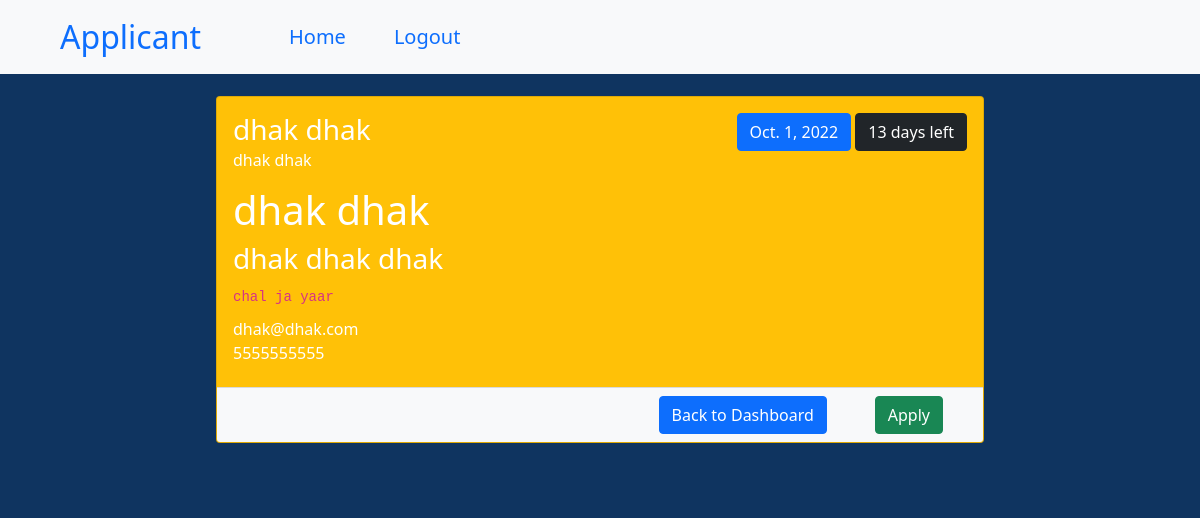
Page /checkoutjob/13/13 (signed in) on the committed database.
### board/models.py (models this page shows)
class Job(models.Model):
    title = models.CharField(max_length=250)
    description = models.TextField(max_length=500)
    location = models.CharField(max_length=250)
    deadline = models.DateField()
    mobile = models.CharField(max_length=10)
    email = models.EmailField()
    is_archieved = models.BooleanField(default=False)
    people = models.ManyToManyField(get_user_model())
    @property
    def days_left(self):
        return self.deadline - date.today()
    @property
    def bg_class(self):
        if self.days_left > timedelta(days=21):
            return "success"
        elif self.days_left < timedelta(days=3):
            return "danger"
        elif self.days_left < timedelta(days=14):
            return "warning"
        else:
            return "secondary"

### board/views.py (the view)
# urls.py: path('checkoutjob/<int:id>/<int:jobid>', views.checkout_job, name='checkout_job'),
def checkout_job(req, id, jobid):
    if id==1:
        user_group = Group.objects.get(name = 'Terraformers')
        category = 'Terraformer'
    else:
        user_group = Group.objects.get(name = 'Applicants')
        category = 'Applicant'
    user_group = Group.objects.get(name = 'Applicants')
    if req.user.is_authenticated and user_group == req.user.groups.all()[0]:
        job = Job.objects.get(pk=jobid)
        return render(req, 'checkout.html', {'category': category, 'group': id, 'job': job})
    else:
        messages.warning(req, "You are can view it in the candidates section.")
        return HttpResponseRedirect('/')

### board/templatetags/jobextra.py (called while the page is built)
@register.filter
def convert_markdown(value):
    return markdown.markdown(value)

### board/templates/checkout.html (shortened to what this page needs)
{% extends 'base.html' %}
{% load static %}
{% load jobextra %}
{% block content %}
<div>
  <nav class="fixed-top navbar navbar-expand-lg bg-light px-5 py-2">
    <div class="container-fluid">
      <a class="navbar-brand fs-2" href="{% url 'home' %}">{{category}}</a>
      <div class="collapse navbar-collapse mx-5 fs-5" id="navbarNavAltMarkup">
        <div class="navbar-nav">
          <a class="mx-3 nav-link" aria-current="page" href="{%url 'home' %}">Home</a>
          <a class="mx-3 nav-link" href="{%url 'logout' %}">Logout</a>
        </div>
      </div>
    </div>
  </nav>
  <div class = "mt-5">
  <div class = "my-5">
    <div class="card my-4 bg-{{job.bg_class}} text-white" style="width: 48rem;">
        <div class="card-body">
            <div class="d-flex justify-content-between">
                <div><h3 class="card-title">{{job.title}}</h3></div>
                <div>
                  <button type="button" class="btn btn-primary">{{job.deadline}}</button>
                  <button type="button" class="btn btn-dark">{{job.days_left.days}} days left</button>
                </div>
            </div>
              <h6 class="card-subtitle mb-2">{{job.location}}</h6>
              <p class="card-text">{{job.description|convert_markdown|safe}}</p>
              <h6 class="card-subtitle mb-2">{{job.email}}</h6>
              <h6 class="card-subtitle mb-2">{{job.mobile}}</h6>
        </div>
        <div class="card-footer d-flex justify-content-end bg-light">
            <div><a class="btn btn-primary mx-4" aria-current="page" href="{%url 'dashboard' group %}"> Back to Dashboard</a></div>
            <a href="{% url 'apply_job' group job.id %}" class="btn btn-success mx-4">Apply</a>
      </div>
    </div>
  </div>
  </div>
</div>
{% endblock content %}

### board/static/css/core.css (style rules this page uses)
.main_bg { background: #0F3460; display: flex; justify-content: center; align-items: center; }

### rows in the picture
Job: title "dhak dhak", deadline "Oct. 1, 2022", days_left.days "13", location "dhak dhak", description|convert_markdown "dhak dhak dhak dhak dhak chal ja yaar", email "dhak@dhak.com", mobile "5555555555"

### other values in the picture
{{ category }} "Applicant"
